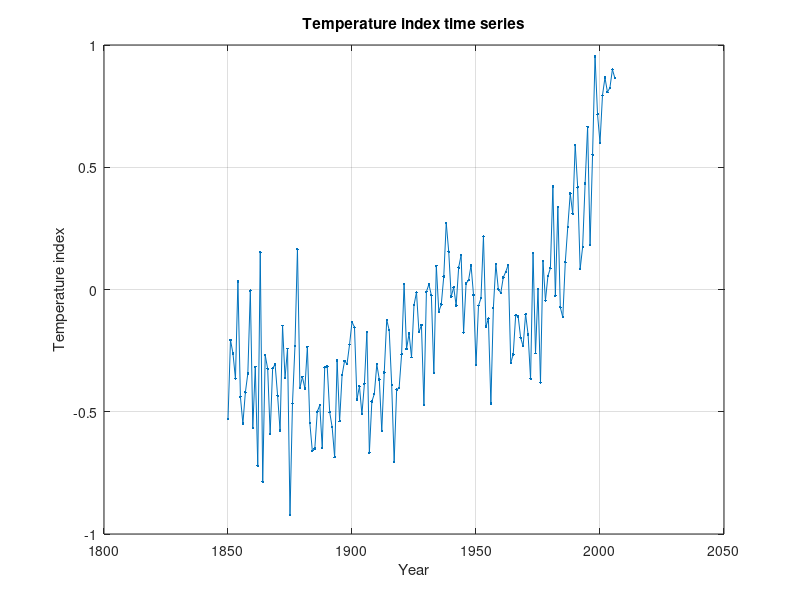
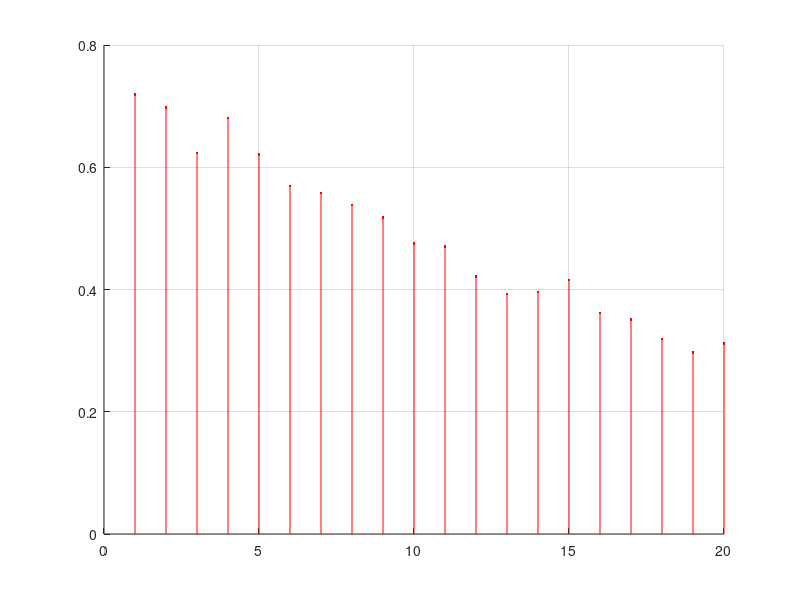

Write the MATLAB code that produced these figures, in order. (Note: this script raises an error after producing the figures.)
%% Psarras Dimitrios
% Chapter 6: Exercise 2

clear; clc; close all;

data = importdata('crutem3nh.dat');

n = length(data);
year = data(:,1);
Temp = data(:,2);


figure(1);
grid on;
plot(year,Temp,'.-')
title('Temperature index time series')
xlabel('Year')
ylabel('Temperature index')
grid on

x_bar = mean(Temp);

N = size(data,1);
lag = 20;

sum1 = 0;
sum2 = 0;
rho_corr = zeros(1,lag);
for m=1:lag
    for o=m+1:N
        sum1 = sum1 + ((Temp(o)-x_bar)*(Temp(o-m)-x_bar));
        sum2 = sum2 + (Temp(o)-x_bar)^2;
    end
    rho_corr(1,m) = (sum1)/(sum2);
    sum1 = 0;
    sum2 = 0;
end

figure(2);
grid on
hold on
plot(rho_corr,'r.')
for l=1:lag
    plot([l,l],[0,rho_corr(1,l)],'r-')
end
yline(2/sqrt(N),'b');
yline(-2/sqrt(N),'b');
yline(0);
title('Autocorreletion Function')
xlabel('\tau')
ylabel('Sample Autocorreletion')
hold off

%% Polynomial Fit of 1st degree

k = 1;
alpha = 0.5;
x = [ones(n,1) year];
[b,bint] = regress(Temp,x,alpha);
y = x * b;
e_i = Temp - y;
s_e_i = sqrt((1/(n-k-1))*sum((e_i).^2));
e_i_n = e_i./s_e_i;

figure(3);
subplot(3,2,1);
hold on;
grid on;
scatter(year, Temp,'.');
plot(year,y);
title(['Polynomial fitting of ', num2str(k),' degree'])
xlabel('Year')
ylabel('Temperature index')
legend('Data', sprintf('y = %.4f + %.4f x', b(1), b(2)));

subplot(3,2,2);
hold on;
grid on;
scatter(y,e_i_n,'.');
yline(2,'r');
yline(-2,'r');
title('Diagnostic Plot')
xlabel('Temperature index')
ylabel('e_{i}^*')

Temp1 = Temp - y;
Temp1_bar = mean(Temp1);
for m=1:lag
    for o=m+1:N
        sum1 = sum1 + ((Temp1(o)-Temp1_bar)*(Temp1(o-m)-Temp1_bar));
        sum2 = sum2 + (Temp1(o)-Temp1_bar)^2;
    end
    rho_corr(1,m) = (sum1)/(sum2);
    sum1 = 0;
    sum2 = 0;
end

figure(4);
subplot(3,2,1);
grid on;
plot(year,Temp1,'.-')
title('Temperature index time series (1st degree trend subtracted)')
xlabel('Year')
ylabel('Temperature index')
grid on

subplot(3,2,2);
grid on
hold on
plot(rho_corr,'r.')
for l=1:lag
    plot([l,l],[0,rho_corr(1,l)],'r-')
end
yline(2/sqrt(N),'b');
yline(-2/sqrt(N),'b');
yline(0);
title('Autocorreletion Function (1st degree trend subtracted)')
xlabel('\tau')
ylabel('Sample Autocorreletion')
hold off

%% Polynomial Fit of 2nd degree

k = 2;
alpha = 0.5;
x = [ones(n,1) year year.^2];
[b,bint] = regress(Temp,x,alpha);
y = x * b;
e_i = Temp - y;
s_e_i = sqrt((1/(n-k-1))*sum((e_i).^2));
e_i_n = e_i./s_e_i;

figure(3);
subplot(3,2,3);
hold on;
grid on;
scatter(year, Temp,'.');
plot(year,y);
title(['Polynomial fitting of ', num2str(k),' degree']);
xlabel('Year')
ylabel('Temperature index')
legend('Data', sprintf('y = %.4f + %.4f x + %.4f x^2', b(1), b(2), b(3)));

subplot(3,2,4);
hold on;
grid on;
scatter(y,e_i_n,'.');
yline(2,'r');
yline(-2,'r');
title('Diagnostic Plot')
xlabel('Temperature index')
ylabel('e_{i}^*')


Temp2 = Temp - y;
Temp2_bar = mean(Temp2);
rho_corr = zeros(1,lag);
for m=1:lag
    for o=m+1:N
        sum1 = sum1 + ((Temp2(o)-Temp2_bar)*(Temp2(o-m)-Temp2_bar));
        sum2 = sum2 + (Temp2(o)-Temp2_bar)^2;
    end
    rho_corr(1,m) = (sum1)/(sum2);
    sum1 = 0;
    sum2 = 0;
end

figure(4);
subplot(3,2,3);
grid on;
plot(year,Temp2,'.-')
title('Temperature index time series')
xlabel('Year')
ylabel('Temperature index (2nd degree trend subtracted)')
grid on

subplot(3,2,4);
grid on
hold on
plot(rho_corr,'r.')
for l=1:lag
    plot([l,l],[0,rho_corr(1,l)],'r-')
end
yline(2/sqrt(N),'b');
yline(-2/sqrt(N),'b');
yline(0);
title('Autocorreletion Function (2nd degree trend subtracted)')
xlabel('\tau')
ylabel('Sample Autocorreletion')
hold off

%% 

k = 3;
alpha = 0.5;
x = [ones(n,1) year year.^2 year.^3];
[b,bint] = regress(Temp,x,alpha);
y = x * b;
e_i = Temp - y;
s_e_i = sqrt((1/(n-k-1))*sum((e_i).^2));
e_i_n = e_i./s_e_i;

figure(3);
subplot(3,2,5);
hold on;
grid on;
scatter(year, Temp,'.');
plot(year,y);
title(['Polynomial fitting of ', num2str(k),' degree']);
xlabel('Year')
ylabel('Temperature index')
legend('Data', sprintf('y = %.4f + %.4f x + %.4f x^2 + %.4f x^3', b(1), b(2), b(3), b(4)));

subplot(3,2,6);
hold on;
grid on;
scatter(y,e_i_n,'.');
yline(2,'r');
yline(-2,'r');
title('Diagnostic Plot')
xlabel('Temperature index')
ylabel('e_{i}^*')

Temp3 = Temp -y;
Temp3_bar = mean(Temp3);
rho_corr = zeros(1,lag);
for m=1:lag
    for o=m+1:N
        sum1 = sum1 + ((Temp3(o)-Temp3_bar)*(Temp3(o-m)-Temp3_bar));
        sum2 = sum2 + (Temp3(o)-Temp3_bar)^2;
    end
    rho_corr(1,m) = (sum1)/(sum2);
    sum1 = 0;
    sum2 = 0;
end

figure(4);
subplot(3,2,5);
grid on;
plot(year,Temp3,'.-')
title('Temperature index time series (3rd degree trend subtracted)')
xlabel('Year')
ylabel('Temperature index')
grid on

subplot(3,2,6);
grid on
hold on
plot(rho_corr,'r.')
for l=1:lag
    plot([l,l],[0,rho_corr(1,l)],'r-')
end
yline(2/sqrt(N),'b');
yline(-2/sqrt(N),'b');
yline(0);
title('Autocorreletion Function (3rd degree trend subtracted)')
xlabel('\tau')
ylabel('Sample Autocorreletion')
hold off

%% First Differences

fd = zeros(N-1,1);

for i=2:N
    fd(i-1) = Temp(i) - Temp(i-1);
end

figure(5);
subplot(2,1,1);
grid on;
plot(year(2:N),fd,'.-')
title('Temperature index time series (First Differences trend subtracted)')
xlabel('Year')
ylabel('Temperature index')
grid on

fd_bar = mean(fd);
rho_corr = zeros(1,lag);
for m=1:lag
    for o=m+1:N-1
        sum1 = sum1 + ((fd(o)-fd_bar)*(fd(o-m)-fd_bar));
        sum2 = sum2 + (fd(o)-fd_bar)^2;
    end
    rho_corr(1,m) = (sum1)/(sum2);
    sum1 = 0;
    sum2 = 0;
end

subplot(2,1,2);
grid on
hold on
plot(rho_corr,'r.')
for l=1:lag
    plot([l,l],[0,rho_corr(1,l)],'r-')
end
yline(2/sqrt(N),'b');
yline(-2/sqrt(N),'b');
yline(0);
title('Autocorreletion Function (First Differences trend subtracted)')
xlabel('\tau')
ylabel('Sample Autocorreletion')
hold off